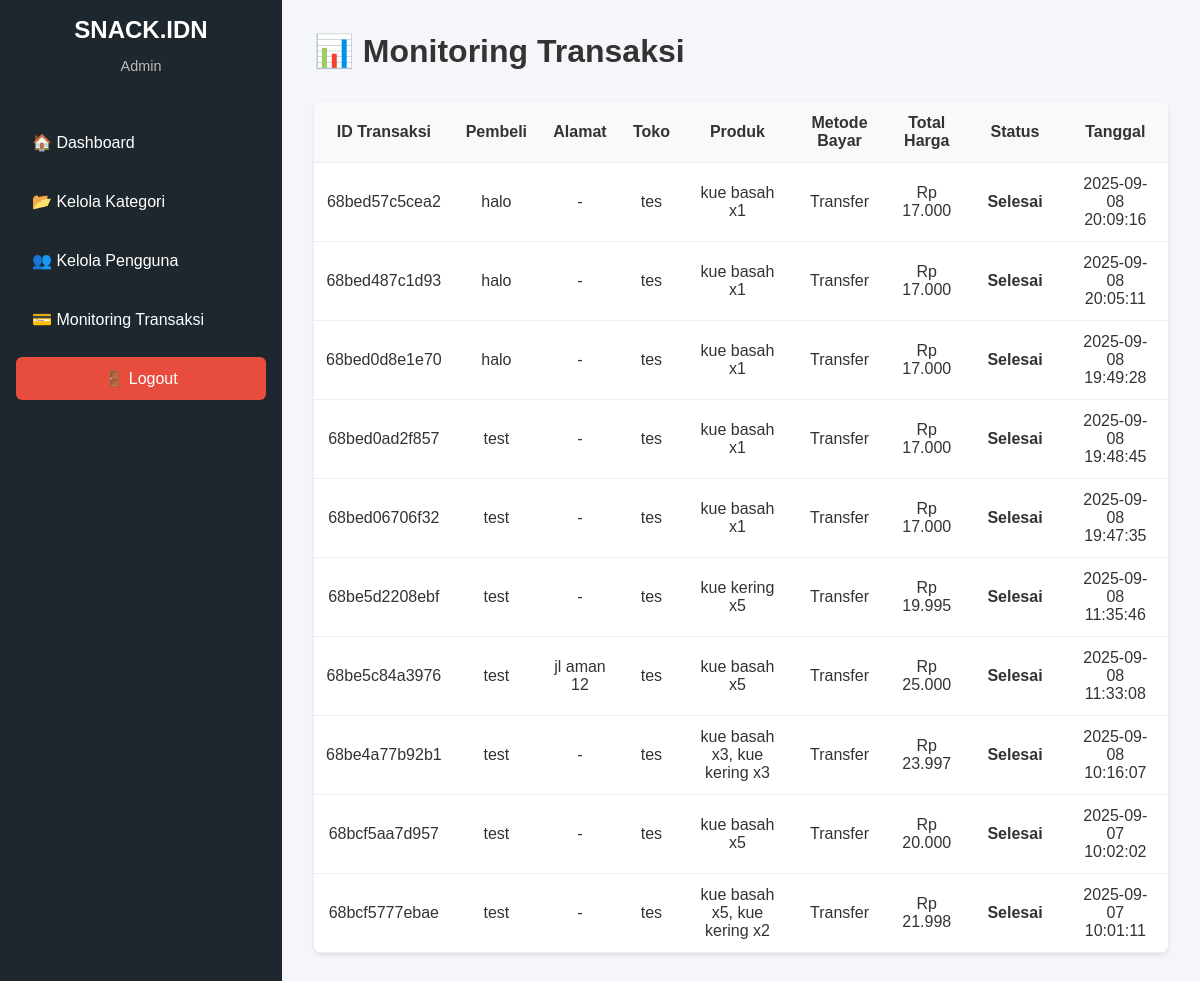
The page /public/admin/transaksi.php (signed in) on the database its author committed.
### tables this page shows
CREATE TABLE `transaction` (
  `id` varchar(36) NOT NULL,
  `buyer_id` varchar(36) NOT NULL,
  `shipping_address` text DEFAULT NULL,
  `payment_method` enum('transfer','ewallet') DEFAULT 'transfer',
  `total_price` decimal(10,2) NOT NULL,
  `shipping_cost` decimal(10,2) DEFAULT 0.00,
  `status` enum('pending','dibayar','dikirim','selesai','dibatalkan') DEFAULT 'pending',
  `created_at` datetime DEFAULT current_timestamp()
);

CREATE TABLE `user` (
  `id` varchar(36) NOT NULL,
  `name` varchar(255) NOT NULL,
  `email` varchar(255) NOT NULL,
  `password` varchar(255) NOT NULL,
  `role` enum('pembeli','penjual','admin') NOT NULL,
  `phone` varchar(20) DEFAULT NULL,
  `address` text DEFAULT NULL,
  `store_description` text DEFAULT NULL,
  `store_logo` varchar(255) DEFAULT NULL,
  `status` enum('active','suspended') DEFAULT 'active',
  `created_at` datetime DEFAULT current_timestamp()
);

### public/admin/transaksi.php (the view, shortened to what this page needs)
<?php
require_once __DIR__ . '/../../config/database.php';
$sql = "SELECT
            t.id,
            u.name AS buyer_name,
            t.shipping_address,
            t.payment_method,
            t.total_price,
            t.status,
            t.created_at,
            GROUP_CONCAT(DISTINCT s.name SEPARATOR ', ') AS seller_names,
            GROUP_CONCAT(CONCAT(p.name, ' x', oi.quantity) SEPARATOR ', ') AS product_list
        FROM transaction t
        JOIN user u ON t.buyer_id = u.id
        LEFT JOIN order_item oi ON t.id = oi.transaction_id
        LEFT JOIN product p ON oi.product_id = p.id
        LEFT JOIN user s ON p.seller_id = s.id
        GROUP BY t.id
        ORDER BY t.created_at DESC";
$result = $conn->query($sql);
?>
<!DOCTYPE html>
<html lang="id">
<head>
  <link rel="stylesheet" href="assets/css/base.css">
  <link rel="stylesheet" href="assets/css/transaksi.css">
</head>
<body>
  <div class="dashboard-container">
        <?php include __DIR__ . '/sidebar.php'; ?>
        <main class="main-content">
            <header class="main-header">
                <h1>📊 Monitoring Transaksi</h1>
            </header>
            <section class="content-section transaksi-list">
              <table>
                <thead>
                  <tr>
                    <th>ID Transaksi</th>
                    <th>Pembeli</th>
                    <th>Alamat</th>
                    <th>Toko</th>
                    <th>Produk</th>
                    <th>Metode Bayar</th>
                    <th>Total Harga</th>
                    <th>Status</th>
                    <th>Tanggal</th>
                  </tr>
                </thead>
                <tbody>
                  <?php if ($result && $result->num_rows > 0): ?>
                    <?php while($row = $result->fetch_assoc()): ?>
                      <tr>
                        <td><?= htmlspecialchars($row['id']) ?></td>
                        <td><?= htmlspecialchars($row['buyer_name']) ?></td>
                        <td><?= $row['shipping_address'] ? htmlspecialchars($row['shipping_address']) : '-' ?></td>
                        <td><?= $row['seller_names'] ? htmlspecialchars($row['seller_names']) : '-' ?></td>
                        <td><?= $row['product_list'] ? htmlspecialchars($row['product_list']) : '-' ?></td>
                        <td><?= htmlspecialchars(ucfirst($row['payment_method'])) ?></td>
                        <td>Rp <?= number_format($row['total_price'], 0, ',', '.') ?></td>
                        <td>
                          <span class="status <?= $row['status'] ?>">
                            <?= ucfirst($row['status']) ?>
                          </span>
                        </td>
                        <td><?= $row['created_at'] ?></td>
                      </tr>
                    <?php endwhile; ?>
                  <?php else: ?>
                      <tr>
                        <td colspan="9" style="text-align:center;">Belum ada transaksi</td>
                      </tr>
                  <?php endif; ?>
                </tbody>
              </table>
            </section>
        </main>
  </div>
</body>
</html>

### public/admin/assets/css/base.css (style rules this page uses)
body { margin: 0; font-family: 'Poppins', sans-serif; background: #f5f6fa; color: #333; }
.dashboard-container { display: flex; min-height: 100vh; }
.main-content { flex: 1; padding: 2rem; }
.main-header h1 { margin: 0 0 2rem 0; }

### public/admin/assets/css/transaksi.css (style rules this page uses)
.transaksi-list table { width: 100%; border-collapse: collapse; background: white; border-radius: 8px; overflow: hidden; box-shadow: 0 2px 4px rgba(0,0,0,0.1); }
.transaksi-list th, .transaksi-list td { padding: 12px; text-align: center; border-bottom: 1px solid #eee; }
.transaksi-list th { background: #f8f9fa; }
.status { padding: 4px 8px; border-radius: 6px; font-weight: bold; }

### rows shown on the page
transaction: id "68bed57c5cea2", buyer.name "halo", seller_names "tes", product_list "kue basah x1", payment_method "Transfer", total_price "17.000", status "Selesai", created_at "2025-09-08 20:09:16"
transaction: id "68bed487c1d93", buyer.name "halo", seller_names "tes", product_list "kue basah x1", payment_method "Transfer", total_price "17.000", status "Selesai", created_at "2025-09-08 20:05:11"
transaction: id "68bed0d8e1e70", buyer.name "halo", seller_names "tes", product_list "kue basah x1", payment_method "Transfer", total_price "17.000", status "Selesai", created_at "2025-09-08 19:49:28"
transaction: id "68bed0ad2f857", buyer.name "test", seller_names "tes", product_list "kue basah x1", payment_method "Transfer", total_price "17.000", status "Selesai", created_at "2025-09-08 19:48:45"
transaction: id "68bed06706f32", buyer.name "test", seller_names "tes", product_list "kue basah x1", payment_method "Transfer", total_price "17.000", status "Selesai", created_at "2025-09-08 19:47:35"
transaction: id "68be5d2208ebf", buyer.name "test", seller_names "tes", product_list "kue kering x5", payment_method "Transfer", total_price "19.995", status "Selesai", created_at "2025-09-08 11:35:46"
transaction: id "68be5c84a3976", buyer.name "test", shipping_address "jl aman 12", seller_names "tes", product_list "kue basah x5", payment_method "Transfer", total_price "25.000", status "Selesai", created_at "2025-09-08 11:33:08"
transaction: id "68be4a77b92b1", buyer.name "test", seller_names "tes", product_list "kue basah x3, kue kering x3", payment_method "Transfer", total_price "23.997", status "Selesai", created_at "2025-09-08 10:16:07"
transaction: id "68bcf5aa7d957", buyer.name "test", seller_names "tes", product_list "kue basah x5", payment_method "Transfer", total_price "20.000", status "Selesai", created_at "2025-09-07 10:02:02"
transaction: id "68bcf5777ebae", buyer.name "test", seller_names "tes", product_list "kue basah x5, kue kering x2", payment_method "Transfer", total_price "21.998", status "Selesai", created_at "2025-09-07 10:01:11"
